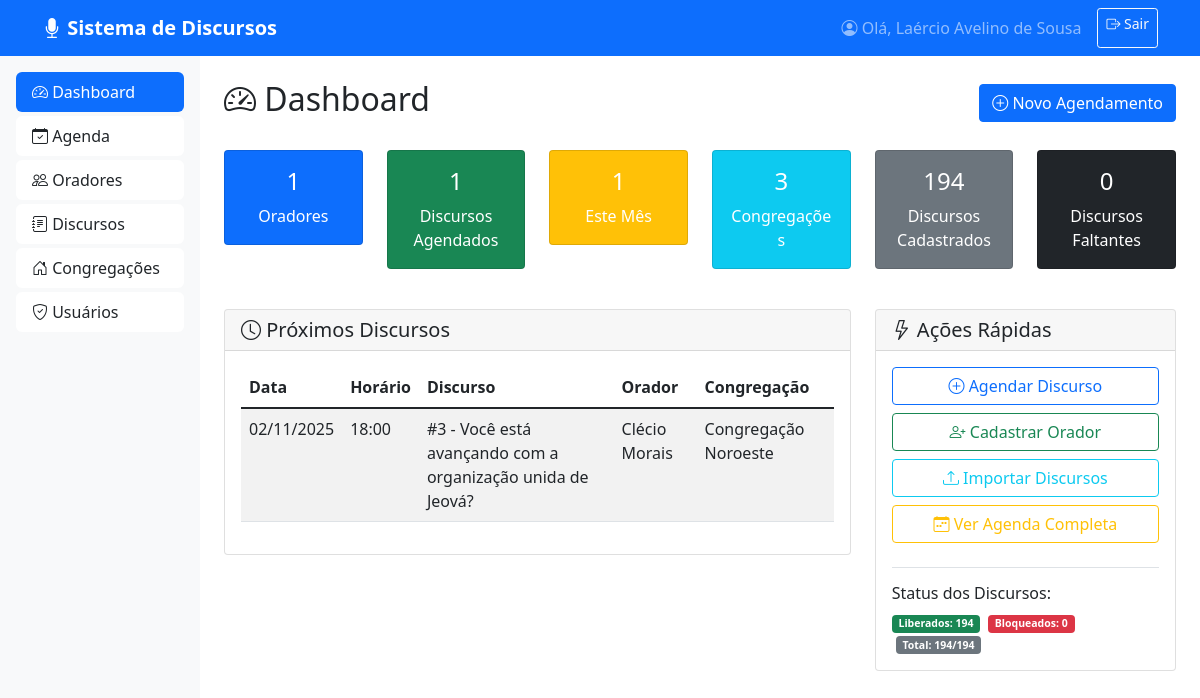
The page /dashboard (signed in) on the database its author committed.
### app.py (models this page shows)
class User(UserMixin, db.Model):
    id = db.Column(db.Integer, primary_key=True)
    username = db.Column(db.String(80), unique=True, nullable=False)
    password = db.Column(db.String(120), nullable=False)
    nome = db.Column(db.String(100), nullable=False)
    congregacao_id = db.Column(db.Integer, db.ForeignKey('congregacao.id'))
    ativo = db.Column(db.Boolean, default=True)

class AgendaDiscurso(db.Model):
    id = db.Column(db.Integer, primary_key=True)
    data_discurso = db.Column(db.Date, nullable=False)
    horario = db.Column(db.String(10), nullable=False)
    discurso_id = db.Column(db.Integer, db.ForeignKey('discurso.id'), nullable=False)
    orador_id = db.Column(db.Integer, db.ForeignKey('orador.id'), nullable=False)
    congregacao_id = db.Column(db.Integer, db.ForeignKey('congregacao.id'), nullable=False)
    anfitriao_id = db.Column(db.Integer, db.ForeignKey('orador.id'))
    realizado = db.Column(db.Boolean, default=False)
    observacoes = db.Column(db.Text)
    discurso = db.relationship('Discurso', foreign_keys=[discurso_id])
    orador = db.relationship('Orador', foreign_keys=[orador_id])
    congregacao = db.relationship('Congregacao', foreign_keys=[congregacao_id])
    anfitriao = db.relationship('Orador', foreign_keys=[anfitriao_id])

class Discurso(db.Model):
    id = db.Column(db.Integer, primary_key=True)
    numero = db.Column(db.Integer, nullable=False)
    titulo = db.Column(db.String(200), nullable=False)
    tema = db.Column(db.String(200), default="Tema a definir")
    descricao = db.Column(db.Text)
    duracao = db.Column(db.Integer, default=30)
    bloqueado = db.Column(db.Boolean, default=False)
    ativo = db.Column(db.Boolean, default=True)

class Orador(db.Model):
    id = db.Column(db.Integer, primary_key=True)
    nome = db.Column(db.String(100), nullable=False)
    congregacao_id = db.Column(db.Integer, db.ForeignKey('congregacao.id'), nullable=False)
    anfitriao = db.Column(db.Boolean, default=False)
    telefone = db.Column(db.String(20))
    email = db.Column(db.String(100))
    aprovado = db.Column(db.Boolean, default=True)
    ativo = db.Column(db.Boolean, default=True)

class Congregacao(db.Model):
    id = db.Column(db.Integer, primary_key=True)
    nome = db.Column(db.String(100), nullable=False)
    localidade = db.Column(db.String(100), nullable=False)
    ativo = db.Column(db.Boolean, default=True)
    usuarios = db.relationship('User', backref='congregacao', lazy=True)
    oradores = db.relationship('Orador', backref='congregacao', lazy=True)

### app.py (the view)
@app.route('/dashboard')
@login_required
def dashboard():
    total_oradores = Orador.query.filter_by(ativo=True).count()
    total_discursos = AgendaDiscurso.query.count()
    discursos_este_mes = AgendaDiscurso.query.filter(
        AgendaDiscurso.data_discurso >= date(date.today().year, date.today().month, 1)
    ).count()
    congregacoes_count = Congregacao.query.filter_by(ativo=True).count()
    total_discursos_cadastrados = Discurso.query.count()
    proximos_discursos = AgendaDiscurso.query.filter(
        AgendaDiscurso.data_discurso >= date.today()
    ).order_by(AgendaDiscurso.data_discurso).limit(5).all()
    return render_template('dashboard.html',
                         total_oradores=total_oradores,
                         total_discursos=total_discursos,
                         discursos_este_mes=discursos_este_mes,
                         congregacoes_count=congregacoes_count,
                         total_discursos_cadastrados=total_discursos_cadastrados,
                         proximos_discursos=proximos_discursos)

### app.py (called while the page is built)
@login_manager.user_loader
def load_user(user_id):
    return User.query.get(int(user_id))

### templates/dashboard.html (shortened to what this page needs)
{% extends "base.html" %}
{% block content %}
<div class="d-flex justify-content-between align-items-center mb-4">
    <h2><i class="bi bi-speedometer2"></i> Dashboard</h2>
    <a href="{{ url_for('novo_agendamento') }}" class="btn btn-primary">
        <i class="bi bi-plus-circle"></i> Novo Agendamento
    </a>
</div>
<div class="row mb-4">
    <div class="col-md-2 mb-3">
        <div class="card text-white bg-primary">
            <div class="card-body text-center">
                <h4 class="card-title">{{ total_oradores }}</h4>
                <p class="card-text">Oradores</p>
            </div>
        </div>
    </div>
    <div class="col-md-2 mb-3">
        <div class="card text-white bg-success">
            <div class="card-body text-center">
                <h4 class="card-title">{{ total_discursos }}</h4>
                <p class="card-text">Discursos Agendados</p>
            </div>
        </div>
    </div>
    <div class="col-md-2 mb-3">
        <div class="card text-white bg-warning">
            <div class="card-body text-center">
                <h4 class="card-title">{{ discursos_este_mes }}</h4>
                <p class="card-text">Este Mês</p>
            </div>
        </div>
    </div>
    <div class="col-md-2 mb-3">
        <div class="card text-white bg-info">
            <div class="card-body text-center">
                <h4 class="card-title">{{ congregacoes_count }}</h4>
                <p class="card-text">Congregações</p>
            </div>
        </div>
    </div>
    <div class="col-md-2 mb-3">
        <div class="card text-white bg-secondary">
            <div class="card-body text-center">
                <h4 class="card-title">{{ total_discursos_cadastrados }}</h4>
                <p class="card-text">Discursos Cadastrados</p>
            </div>
        </div>
    </div>
    <div class="col-md-2 mb-3">
        <div class="card text-white bg-dark">
            <div class="card-body text-center">
                <h4 class="card-title">{{ 194 - total_discursos_cadastrados }}</h4>
                <p class="card-text">Discursos Faltantes</p>
            </div>
        </div>
    </div>
</div>
<div class="row">
    <div class="col-md-8">
        <div class="card">
            <div class="card-header">
                <h5 class="card-title mb-0">
                    <i class="bi bi-clock"></i> Próximos Discursos
                </h5>
            </div>
            <div class="card-body">
                {% if proximos_discursos %}
                    <div class="table-responsive">
                        <table class="table table-striped">
                            <thead>
                                <tr>
                                    <th>Data</th>
                                    <th>Horário</th>
                                    <th>Discurso</th>
                                    <th>Orador</th>
                                    <th>Congregação</th>
                                </tr>
                            </thead>
                            <tbody>
                                {% for discurso in proximos_discursos %}
                                <tr>
                                    <td>{{ discurso.data_discurso.strftime('%d/%m/%Y') }}</td>
                                    <td>{{ discurso.horario }}</td>
                                    <td>#{{ discurso.discurso.numero }} - {{ discurso.discurso.titulo }}</td>
                                    <td>{{ discurso.orador.nome }}</td>
                                    <td>{{ discurso.congregacao.nome }}</td>
                                </tr>
                                {% endfor %}
                            </tbody>
                        </table>
                    </div>
                {% endif %}
            </div>
        </div>
    </div>
    <div class="col-md-4">
        <div class="card">
            <div class="card-header">
                <h5 class="card-title mb-0">
                    <i class="bi bi-lightning"></i> Ações Rápidas
                </h5>
            </div>
            <div class="card-body">
                <div class="d-grid gap-2">
                    <a href="{{ url_for('novo_agendamento') }}" class="btn btn-outline-primary">
                        <i class="bi bi-plus-circle"></i> Agendar Discurso
                    </a>
                    <a href="{{ url_for('novo_orador') }}" class="btn btn-outline-success">
                        <i class="bi bi-person-plus"></i> Cadastrar Orador
                    </a>
                    <a href="{{ url_for('importar_discursos') }}" class="btn btn-outline-info">
                        <i class="bi bi-upload"></i> Importar Discursos
                    </a>
                    <a href="{{ url_for('listar_agenda') }}" class="btn btn-outline-warning">
                        <i class="bi bi-calendar-week"></i> Ver Agenda Completa
                    </a>
                </div>
                <div class="mt-4 pt-3 border-top">
                    <h6>Status dos Discursos:</h6>
                    <div class="small">
                        <span class="badge bg-success">Liberados: {{ total_discursos_cadastrados - (discursos_bloqueados or 0) }}</span>
                        <span class="badge bg-danger ms-1">Bloqueados: {{ discursos_bloqueados or 0 }}</span>
                        <span class="badge bg-secondary ms-1">Total: {{ total_discursos_cadastrados }}/194</span>
                    </div>
                </div>
            </div>
        </div>
    </div>
</div>
{% endblock %}

### templates/base.html (shortened to what this page needs)
<!DOCTYPE html>
<html lang="pt-BR">
<head>
    <link href="https://cdn.jsdelivr.net/npm/bootstrap@5.1.3/dist/css/bootstrap.min.css" rel="stylesheet">
    <link rel="stylesheet" href="https://cdn.jsdelivr.net/npm/bootstrap-icons@1.8.0/font/bootstrap-icons.css">
</head>
<body>
    <nav class="navbar navbar-expand-lg navbar-dark bg-primary">
        <div class="container">
            <a class="navbar-brand fw-bold" href="{{ url_for('dashboard') }}">
                <i class="bi bi-mic-fill"></i> Sistema de Discursos
            </a>
            <div class="collapse navbar-collapse" id="navbarNav">
                <div class="navbar-nav ms-auto">
                    <span class="navbar-text me-3">
                        <i class="bi bi-person-circle"></i> Olá, {{ current_user.nome }}
                    </span>
                    <a class="btn btn-outline-light btn-sm" href="{{ url_for('logout') }}">
                        <i class="bi bi-box-arrow-right"></i> Sair
                    </a>
                </div>
            </div>
        </div>
    </nav>
    <div class="container-fluid">
        <div class="row">
            <div class="col-md-3 col-lg-2 sidebar p-3">
                <div class="list-group">
                    <a href="{{ url_for('dashboard') }}"
                       class="list-group-item list-group-item-action {% if request.endpoint == 'dashboard' %}active{% endif %}">
                        <i class="bi bi-speedometer2"></i> Dashboard
                    </a>
                    <a href="{{ url_for('listar_agenda') }}"
                       class="list-group-item list-group-item-action {% if request.endpoint == 'listar_agenda' %}active{% endif %}">
                        <i class="bi bi-calendar-check"></i> Agenda
                    </a>
                    <a href="{{ url_for('listar_oradores') }}"
                       class="list-group-item list-group-item-action {% if request.endpoint in ['listar_oradores', 'novo_orador', 'editar_orador'] %}active{% endif %}">
                        <i class="bi bi-people"></i> Oradores
                    </a>
                    <a href="{{ url_for('listar_discursos') }}"
                       class="list-group-item list-group-item-action {% if request.endpoint in ['listar_discursos', 'novo_discurso', 'editar_discurso', 'importar_discursos'] %}active{% endif %}">
                        <i class="bi bi-journal-text"></i> Discursos
                    </a>
                    <a href="{{ url_for('listar_congregacoes') }}"
                       class="list-group-item list-group-item-action {% if request.endpoint in ['listar_congregacoes', 'nova_congregacao'] %}active{% endif %}">
                        <i class="bi bi-house-door"></i> Congregações
                    </a>
                    <a href="{{ url_for('listar_usuarios') }}"
                       class="list-group-item list-group-item-action {% if request.endpoint in ['listar_usuarios', 'novo_usuario', 'editar_usuario'] %}active{% endif %}">
                        <i class="bi bi-shield-check"></i> Usuários
                    </a>
                </div>
            </div>
            <div class="col-md-9 col-lg-10 p-4">
                {% block content %}{% endblock %}
            </div>
        </div>
    </div>
</body>
</html>

### templates/base.html (style rules this page uses)
.sidebar { min-height: calc(100vh - 56px); background-color: #f8f9fa; }
.sidebar .list-group-item { border: none; border-radius: 0.375rem; margin-bottom: 0.25rem; }
.navbar-brand { font-weight: 700; }

### rows shown on the page
User: nome "Laércio Avelino de Sousa"
AgendaDiscurso: data_discurso "02/11/2025", horario "18:00", discurso.numero "3", discurso.titulo "Você está avançando com a organização unida de Jeová?", orador.nome "Clécio Morais", congregacao.nome "Congregação Noroeste"

### other values the page prints
{{ total_oradores }} "1"
{{ total_discursos }} "1"
{{ discursos_este_mes }} "1"
{{ congregacoes_count }} "3"
{{ total_discursos_cadastrados }} "194"
{{ 194 - total_discursos_cadastrados }} "0"
{{ total_discursos_cadastrados - (discursos_bloqueados or 0) }} "194"
{{ discursos_bloqueados or 0 }} "0"
